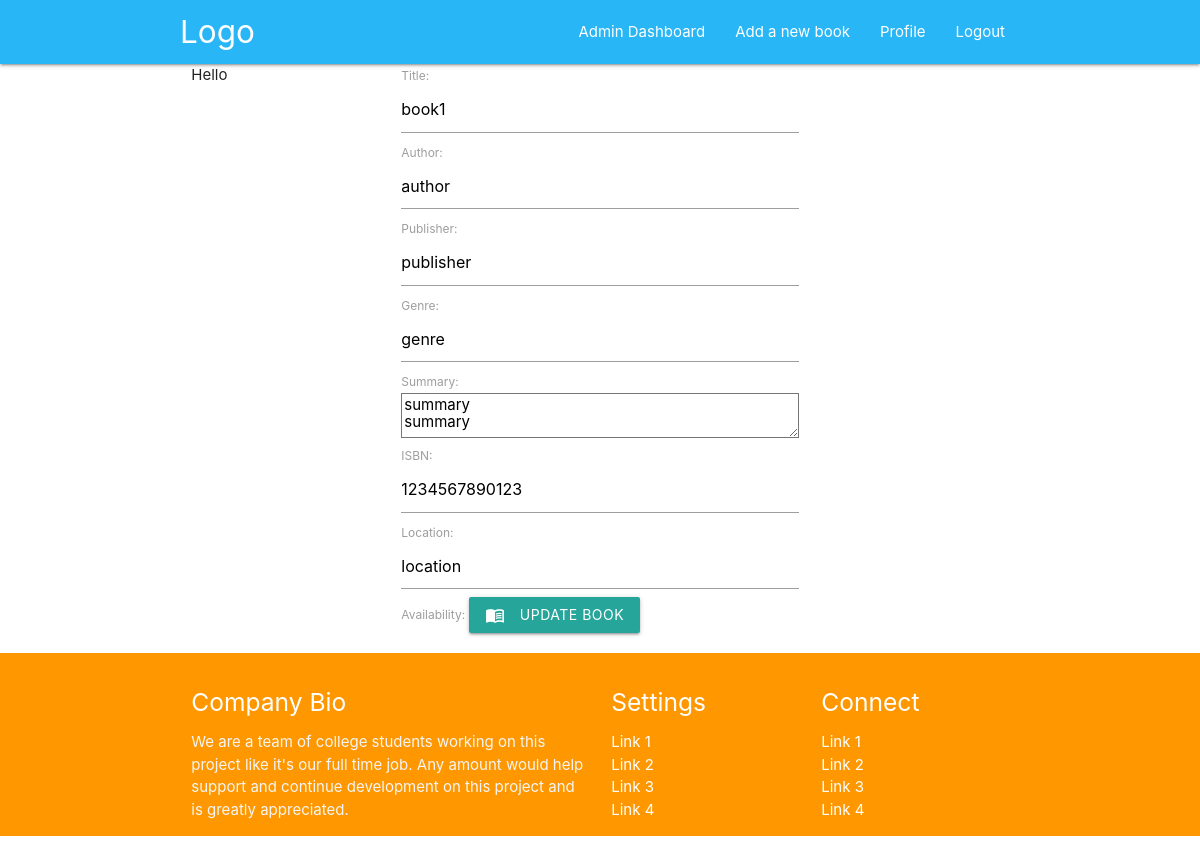
/book/2/update/ (signed in), run on the app's committed database.
### library/models.py (models this page shows, shortened)
class Book(models.Model):
	title = models.CharField(max_length=50)
	author = models.CharField(max_length=50)
	publisher = models.CharField(max_length=50)
	genre = models.CharField(max_length=50)
	summary = models.TextField()
	ISBN = models.BigIntegerField()
	location = models.CharField(max_length=50)
	availability = models.BooleanField()
	borrowed_until = models.DateField(blank=True, null=True)

### library/views.py (the view, shortened to what this page needs)
# urls.py: path('book/<int:pk>/update/', views.BookUpdateView.as_view(), name='book_update'),
class BookUpdateView(LoginRequiredMixin, UserPassesTestMixin, UpdateView):
	model = Book
	fields = [
		'title',
		'author',
		'publisher',
		'genre',
		'summary',
		'ISBN',
		'location',
		'availability',
	]
	template_name_suffix = '_update_form'
	def test_func(self):
		for group in self.request.user.groups.all():
			if group.name == "librarian":
				return True
		return False

### library/templatetags/library_extras.py (called while the page is built)
@register.filter(name='has_group')
def has_group(value, arg):
	for group in value.groups.all():
		if group.name == arg:
			return True
	return False

### library/templates/library/book_update_form.html (shortened to what this page needs)
{% extends "library/base.html" %}
{% load materializecss %}
{% block content %}
	<div class="container">
		<div class="row">
			<div class="col s3">
				Hello
			</div>
			<div class="col s6">
				<form method="post">
					{{ form|materializecss }}
					<button type="submit" class="btn waves-effect waves-light">
						<i class="material-icons left">menu_book</i>
						Update book
					</button>
				</form>
			</div>
		</div>
	</div>
{% endblock %}

### data on the page
Book: title "book1", author "author", publisher "publisher", genre "genre", summary "summary summary", ISBN "1234567890123", location "location"
